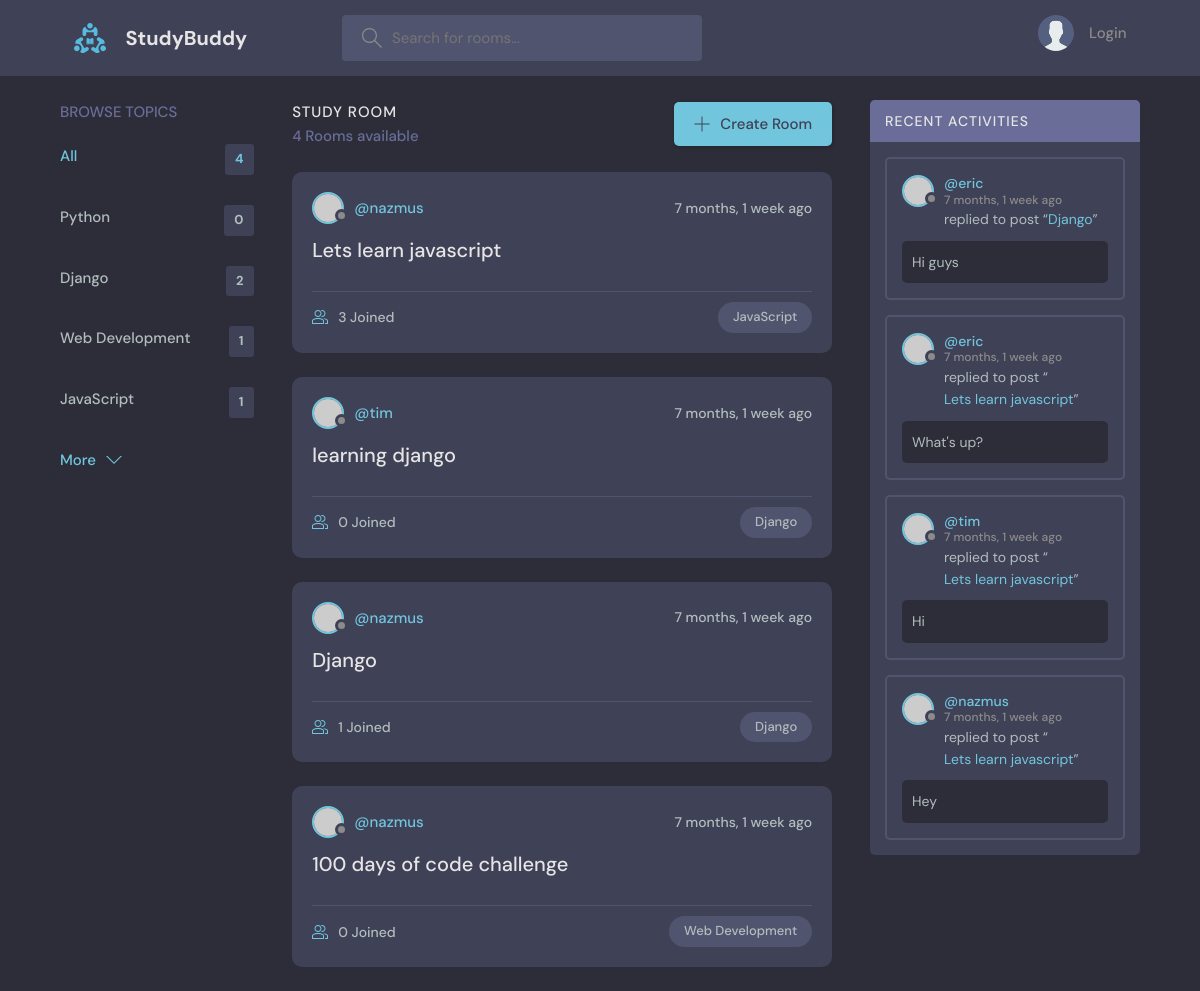
The app's page /, older data.
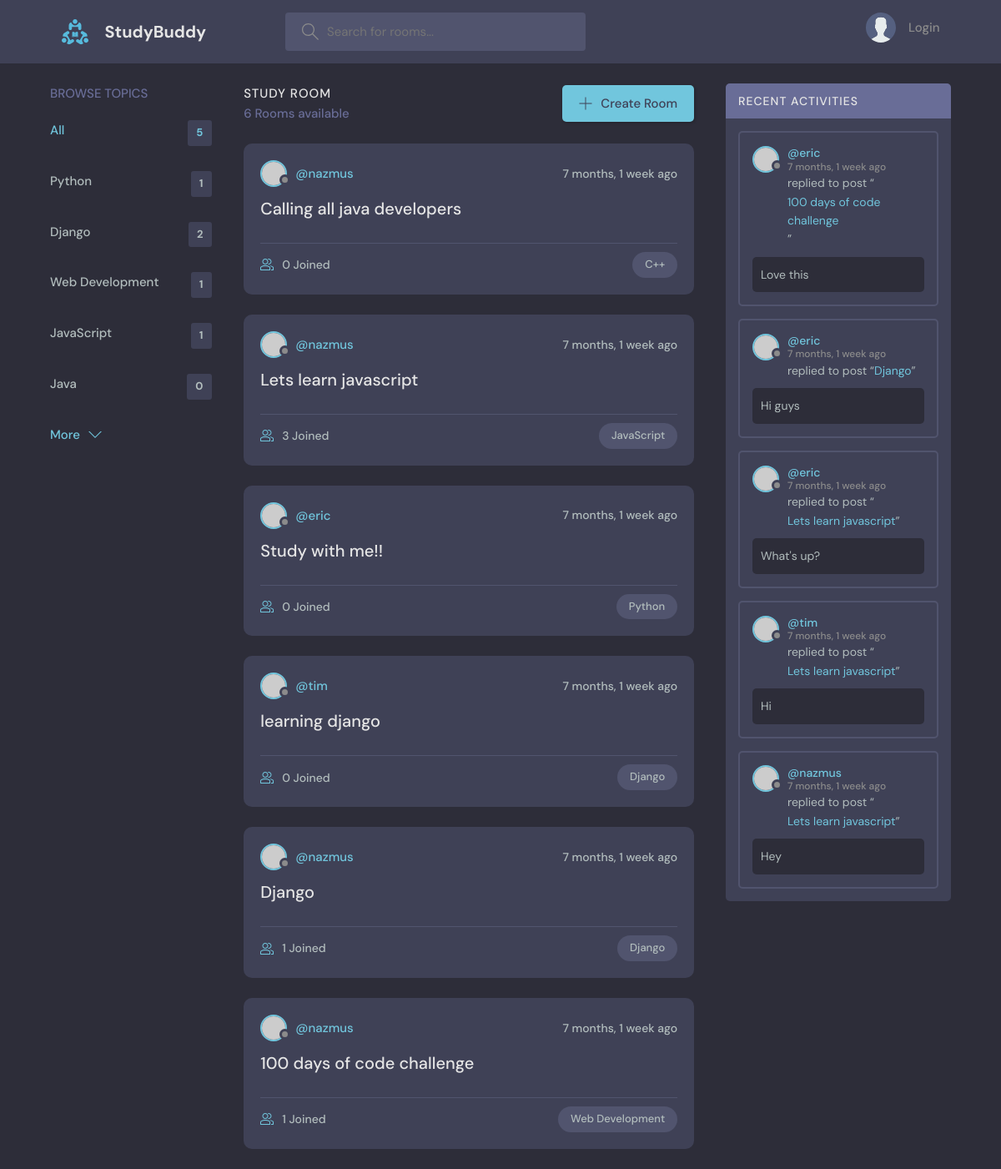
The same page, newer data.
### base/models.py (models this page shows, shortened)
class Topic(models.Model):
    name = models.CharField(max_length=200)

class Room(models.Model):
    host = models.ForeignKey(User, on_delete=models.SET_NULL, null=True)
    topic = models.ForeignKey(Topic, on_delete=models.SET_NULL, null=True)
    name = models.CharField(max_length=200)
    description = models.TextField(null=True, blank=True)
    participants = models.ManyToManyField(
        User, related_name='participants', blank=True)
    updated = models.DateTimeField(auto_now=True)
    created = models.DateTimeField(auto_now_add=True)
    class Meta:
        ordering = ['-updated', '-created']
    def __str__(self):
        return str(self.name)

class Message(models.Model):
    user = models.ForeignKey(User, on_delete=models.CASCADE)
    room = models.ForeignKey(Room, on_delete=models.CASCADE)
    body = models.TextField()
    updated = models.DateTimeField(auto_now=True)
    created = models.DateTimeField(auto_now_add=True)
    class Meta:
        ordering = ['-updated', '-created']

### base/views.py (the view)
# urls.py: path('', views.home, name='home'),
def home(request):
    q = request.GET.get('q') if request.GET.get('q') is not None else ''
    rooms = Room.objects.filter(
        Q(topic__name__icontains=q) |
        Q(name__icontains=q) |
        Q(description__icontains=q)
    )
    topics = Topic.objects.all()[:5]
    room_count = rooms.count()
    room_messages = Message.objects.filter(Q(room__topic__name__icontains=q))
    context = {'rooms': rooms, 'topics': topics,
               'room_count': room_count, 'room_messages': room_messages}
    return render(request, 'base/home.html', context)

### base/templates/base/home.html (shortened to what this page needs)
{% extends 'main.html' %}
{% block content %}
<main class="layout layout--3">
  <div class="container">
    {% include 'base/topic_component.html' %}
    <div class="roomList">
      <div class="roomList__header">
        <div>
          <h2>Study Room</h2>
          <p>{{room_count}} Rooms available</p>
        </div>
        <a class="btn btn--main" href="{% url 'create-room' %}">
          <svg version="1.1" xmlns="http://www.w3.org/2000/svg" width="32" height="32" viewBox="0 0 32 32">
            <title>add</title>
            <path
              d="M16.943 0.943h-1.885v14.115h-14.115v1.885h14.115v14.115h1.885v-14.115h14.115v-1.885h-14.115v-14.115z"
            ></path>
          </svg>
          Create Room
        </a>
      </div>
      {% include 'base/feed_component.html' %}
    </div>
    {% include 'base/activity_component.html' %}
  </div>
</main>
{% endblock content %}

### base/templates/base/topic_component.html
<div class="topics">
    <div class="topics__header">
      <h2>Browse Topics</h2>
    </div>
    <ul class="topics__list">
      <li>
        <a href="{% url 'home' %}" class="active">All <span>{{topics.count}}</span></a>
      </li>
      {% for topic in topics %}
      <li>
        <a href="{% url 'home' %}?q={{topic.name}}">{{topic.name}} <span>{{topic.room_set.all.count}}</span></a>
      </li>
    {% endfor %}
    </ul>
    <a class="btn btn--link" href="{% url 'topics' %}">
      More
      <svg version="1.1" xmlns="http://www.w3.org/2000/svg" width="32" height="32" viewBox="0 0 32 32">
        <title>chevron-down</title>
        <path d="M16 21l-13-13h-3l16 16 16-16h-3l-13 13z"></path>
      </svg>
    </a>
  </div>

### base/templates/base/feed_component.html (shortened to what this page needs)
{% for room in rooms %}
<div class="roomListRoom">
    <div class="roomListRoom__header">
      <a href="{% url 'user-profile' room.host.id %}" class="roomListRoom__author">
        <div class="avatar avatar--small">
          <img src="https://randomuser.me/api/portraits/women/11.jpg" />
        </div>
        <span>@{{room.host.username}}</span>
      </a>
      <div class="roomListRoom__actions">
        <span>{{room.created|timesince}} ago</span>
      </div>
    </div>
    <div class="roomListRoom__content">
      <a href="{% url 'room' room.id %}">{{room.name}}</a>
    </div>
    <div class="roomListRoom__meta">
      <a href="{% url 'room' room.id %}" class="roomListRoom__joined">
        {{room.participants.all.count}} Joined
      </a>
      <p class="roomListRoom__topic">{{room.topic.name}}</p>
    </div>
  </div>
  {% endfor %}

### base/templates/base/activity_component.html (shortened to what this page needs)
<div class="activities">
    <div class="activities__header">
      <h2>Recent Activities</h2>
    </div>
    {% for message in room_messages %}
    <div class="activities__box">
      <div class="activities__boxHeader roomListRoom__header">
        <a href="{% url 'user-profile' message.user.id %}" class="roomListRoom__author">
          <div class="avatar avatar--small">
            <img src="https://randomuser.me/api/portraits/women/11.jpg" />
          </div>
          <p>
            @{{message.user}}
            <span>{{message.created|timesince}} ago</span>
          </p>
        </a>
      </div>
      <div class="activities__boxContent">
        <p>replied to post “<a href="{% url 'room' message.room.id %}">{{message.room}}</a>”</p>
        <div class="activities__boxRoomContent">
          {{message.body}}
        </div>
      </div>
    </div>
    {% endfor %}
  </div>

Row changes from the older to the newer data that the page shows:
computed for Topic "Python": room_set.all.count "0" → "1"
added Topic: name "Java", room_set.all.count "0"
added Room: host.username "nazmus", created "7 months, 1 week", name "Calling all java developers", participants.all.count "0", topic.name "C++"
added Room: host.username "eric", created "7 months, 1 week", name "Study with me!!", participants.all.count "0", topic.name "Python"
computed for Room "100 days of code challenge": participants.all.count "0" → "1"
added Message: user "eric", created "7 months, 1 week", room "100 days of code challenge", body "Love this"
Text that changed along with them:
{{ topics.count }}: "4" → "5"
{{ room_count }}: "4" → "6"
